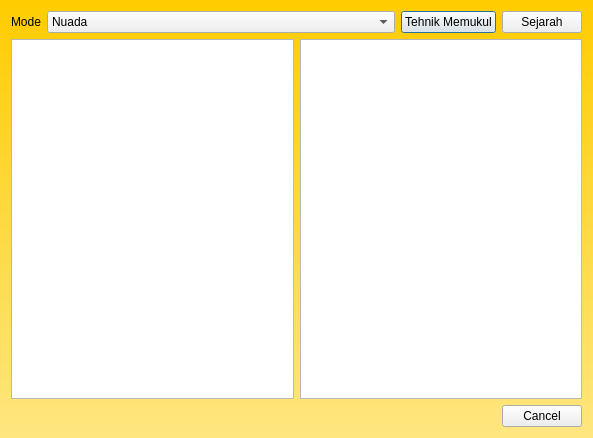
<?xml version="1.0" encoding="UTF-8"?>
<ui version="4.0">
 <class>Bantuan</class>
 <widget class="QDialog" name="Bantuan">
  <property name="geometry">
   <rect>
    <x>0</x>
    <y>0</y>
    <width>593</width>
    <height>438</height>
   </rect>
  </property>
  <property name="windowTitle">
   <string>Dialog</string>
  </property>
  <property name="styleSheet">
   <string notr="true">#Bantuan {
	background-color: qlineargradient(x1: 0, y1: 0, x2: 0, y2: 1,                                stop: 0 #ffcc00, stop: 1 #ffe680);

	color : white;
}
</string>
  </property>
  <layout class="QVBoxLayout" name="verticalLayout">
   <item>
    <layout class="QHBoxLayout" name="horizontalLayout">
     <item>
      <widget class="QLabel" name="label">
       <property name="text">
        <string>Mode</string>
       </property>
      </widget>
     </item>
     <item>
      <widget class="QComboBox" name="comboBox">
       <property name="sizePolicy">
        <sizepolicy hsizetype="Expanding" vsizetype="Fixed">
         <horstretch>0</horstretch>
         <verstretch>0</verstretch>
        </sizepolicy>
       </property>
       <item>
        <property name="text">
         <string>Nuada</string>
        </property>
       </item>
       <item>
        <property name="text">
         <string>Kontemporer</string>
        </property>
       </item>
      </widget>
     </item>
     <item>
      <widget class="QPushButton" name="pushButton_2">
       <property name="text">
        <string>Tehnik Memukul</string>
       </property>
      </widget>
     </item>
     <item>
      <widget class="QPushButton" name="pushButton">
       <property name="text">
        <string>Sejarah</string>
       </property>
      </widget>
     </item>
    </layout>
   </item>
   <item>
    <layout class="QHBoxLayout" name="horizontalLayout_2">
     <item>
      <widget class="QListView" name="listView"/>
     </item>
     <item>
      <widget class="QTextEdit" name="textEdit"/>
     </item>
    </layout>
   </item>
   <item>
    <layout class="QHBoxLayout" name="horizontalLayout_3">
     <item>
      <spacer name="horizontalSpacer">
       <property name="orientation">
        <enum>Qt::Horizontal</enum>
       </property>
       <property name="sizeHint" stdset="0">
        <size>
         <width>40</width>
         <height>20</height>
        </size>
       </property>
      </spacer>
     </item>
     <item>
      <widget class="QPushButton" name="pushButton_3">
       <property name="text">
        <string>Cancel</string>
       </property>
      </widget>
     </item>
    </layout>
   </item>
  </layout>
 </widget>
 <resources/>
 <connections/>
</ui>
